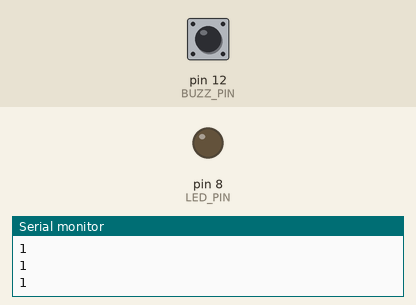
The sketch below on a simulated Arduino Uno, built with avr-gcc and run on an emulated ATmega328P. Shown: output pins drawn as LEDs (lit = HIGH), the last lines printed to the serial monitor. The test bench sets the inputs (shaded band); at power-on: pin 12 (BUZZ_PIN) HIGH.

Above: at 1.2 s.
1.3 s: pin 12 (BUZZ_PIN) pulled LOW for 0.15 s
At 1.4 s:
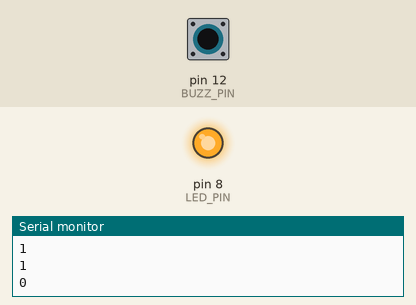
3.0 s: pin 12 (BUZZ_PIN) pulled LOW for 3.2 s
At 6.9 s:
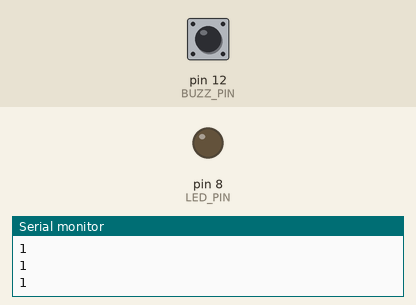
Timing chart, 0 to 8.4 s (numbered marks = the images above; inputs shaded):
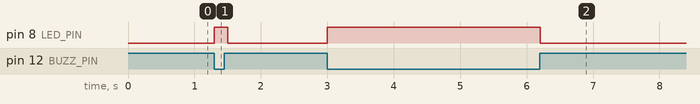

The sketch:

1Pull-upresistor.ino
```cpp
#define LED_PIN   8
#define BUZZ_PIN  12


const int baud = 19200;
const int delayt = 100;

void setup() {
  Serial.begin(baud);

  pinMode(LED_PIN, OUTPUT);
  pinMode(BUZZ_PIN, INPUT_PULLUP);
}

void loop() {
  // reading rhe input state (0 or 1)
  bool pinState = digitalRead(BUZZ_PIN);

  Serial.println(pinState);

  // 0 (LOW) = Pressed, 1 (HIGH) = not pressed
  digitalWrite(LED_PIN, !pinState);

  delay(delayt);
}
```

Measured:
- after the input at 1.3 s, pin 8 (LED_PIN): LOW → HIGH at once, → LOW 0.20 s later
- after the input at 3.0 s, pin 8 (LED_PIN): LOW → HIGH at once, → LOW 3.2 s later
